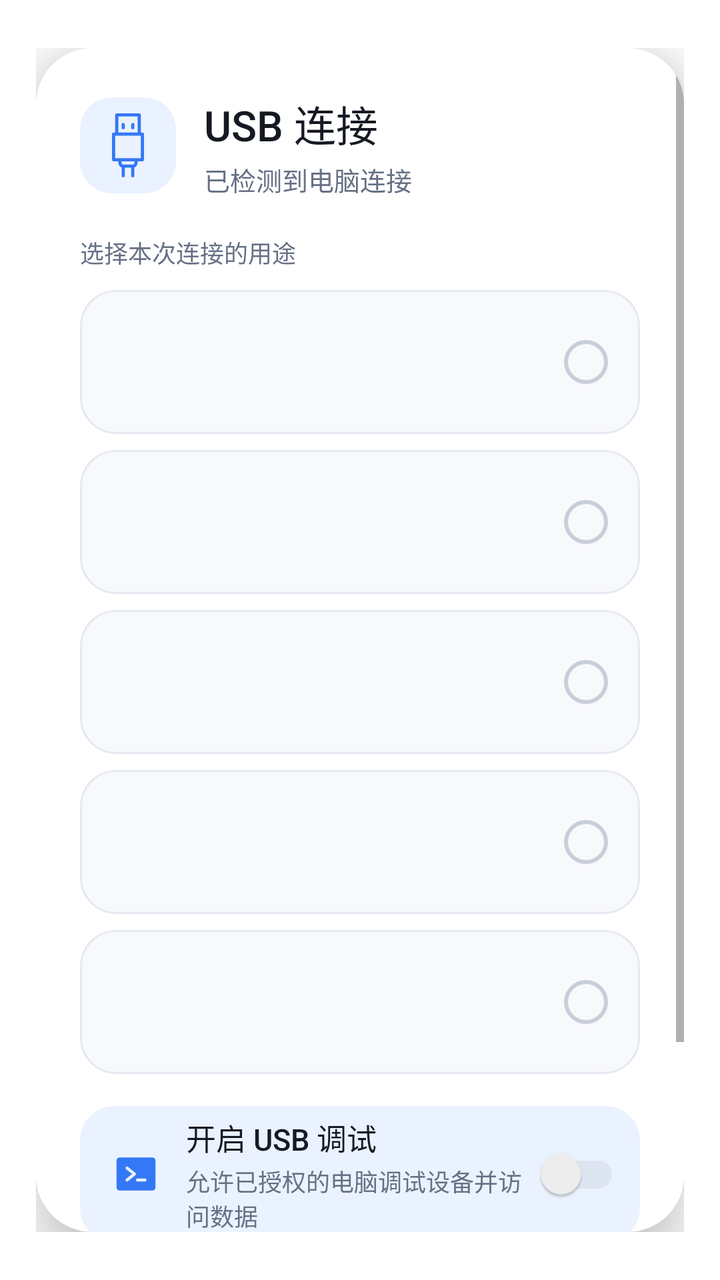
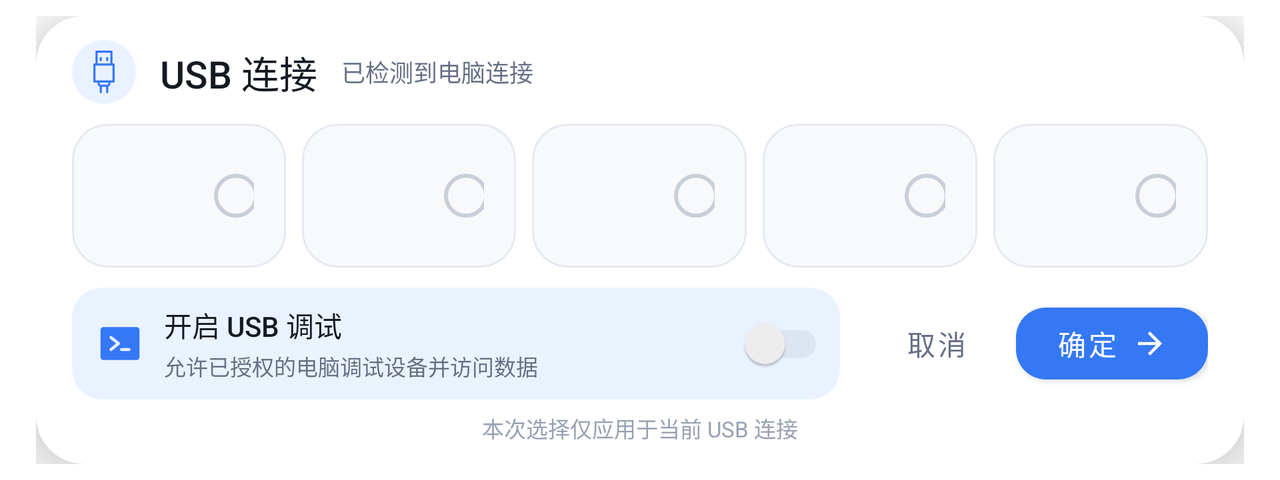

First picture: res/layout/ on a phone held upright. Second picture: the repository's own variant of that layout, on a device whose configuration matches the variant's folder. Source for both follows.
<!-- AndroidManifest.xml: activity theme Theme.USBManager.Dialog -->
<!-- res/layout/activity_usb_chooser.xml -->
<?xml version="1.0" encoding="utf-8"?>
<FrameLayout xmlns:android="http://schemas.android.com/apk/res/android"
    xmlns:app="http://schemas.android.com/apk/res-auto"
    android:layout_width="match_parent"
    android:layout_height="wrap_content"
    android:paddingStart="18dp"
    android:paddingTop="24dp"
    android:paddingEnd="18dp"
    android:paddingBottom="24dp">

    <com.google.android.material.card.MaterialCardView
        android:id="@+id/chooser_card"
        android:layout_width="match_parent"
        android:layout_height="wrap_content"
        android:layout_gravity="center"
        app:cardBackgroundColor="@color/usb_surface"
        app:cardCornerRadius="28dp"
        app:cardElevation="18dp"
        app:strokeWidth="0dp">

        <ScrollView
            android:layout_width="match_parent"
            android:layout_height="wrap_content"
            android:fillViewport="true"
            android:overScrollMode="never">

            <LinearLayout
                android:layout_width="match_parent"
                android:layout_height="wrap_content"
                android:orientation="vertical"
                android:paddingStart="22dp"
                android:paddingTop="22dp"
                android:paddingEnd="22dp"
                android:paddingBottom="18dp">

                <LinearLayout
                    android:layout_width="match_parent"
                    android:layout_height="wrap_content"
                    android:gravity="center_vertical"
                    android:orientation="horizontal">

                    <ImageView
                        android:layout_width="48dp"
                        android:layout_height="48dp"
                        android:background="@drawable/bg_usb_header_icon"
                        android:contentDescription="@null"
                        android:src="@drawable/ic_usb_connection"
                        app:tint="?attr/appAccent" />

                    <LinearLayout
                        android:layout_width="0dp"
                        android:layout_height="wrap_content"
                        android:layout_marginStart="14dp"
                        android:layout_weight="1"
                        android:orientation="vertical">
                        <TextView
                            android:id="@+id/chooser_heading"
                            android:layout_width="wrap_content"
                            android:layout_height="wrap_content"
                            android:fontFamily="sans-serif-medium"
                            android:text="@string/chooser_title"
                            android:textColor="@color/usb_text_primary"
                            android:textSize="21sp" />
                        <TextView
                            android:id="@+id/chooser_subtitle"
                            android:layout_width="wrap_content"
                            android:layout_height="wrap_content"
                            android:layout_marginTop="3dp"
                            android:text="@string/chooser_connection_subtitle"
                            android:textColor="@color/usb_text_secondary"
                            android:textSize="13sp" />
                    </LinearLayout>
                </LinearLayout>

                <TextView
                    android:layout_width="match_parent"
                    android:layout_height="wrap_content"
                    android:layout_marginTop="18dp"
                    android:layout_marginBottom="10dp"
                    android:fontFamily="sans-serif-medium"
                    android:text="@string/chooser_mode_section"
                    android:textColor="@color/usb_text_secondary"
                    android:textSize="12sp" />

                <include android:id="@+id/option_charging" layout="@layout/view_usb_mode_option" />
                <include android:id="@+id/option_mtp" layout="@layout/view_usb_mode_option" android:layout_width="match_parent" android:layout_height="wrap_content" android:layout_marginTop="8dp" />
                <include android:id="@+id/option_ptp" layout="@layout/view_usb_mode_option" android:layout_width="match_parent" android:layout_height="wrap_content" android:layout_marginTop="8dp" />
                <include android:id="@+id/option_rndis" layout="@layout/view_usb_mode_option" android:layout_width="match_parent" android:layout_height="wrap_content" android:layout_marginTop="8dp" />
                <include android:id="@+id/option_midi" layout="@layout/view_usb_mode_option" android:layout_width="match_parent" android:layout_height="wrap_content" android:layout_marginTop="8dp" />

                <com.google.android.material.card.MaterialCardView
                    android:id="@+id/adb_option"
                    android:layout_width="match_parent"
                    android:layout_height="wrap_content"
                    android:layout_marginTop="16dp"
                    android:clickable="true"
                    android:focusable="true"
                    android:foreground="?attr/selectableItemBackground"
                    app:cardBackgroundColor="?attr/appAccentSoft"
                    app:cardCornerRadius="17dp"
                    app:cardElevation="0dp">
                    <LinearLayout
                        android:layout_width="match_parent"
                        android:layout_height="wrap_content"
                        android:gravity="center_vertical"
                        android:minHeight="68dp"
                        android:orientation="horizontal"
                        android:paddingStart="16dp"
                        android:paddingEnd="10dp">
                        <ImageView android:layout_width="24dp" android:layout_height="24dp" android:contentDescription="@null" android:src="@drawable/ic_terminal" app:tint="?attr/appAccent" />
                        <LinearLayout android:layout_width="0dp" android:layout_height="wrap_content" android:layout_marginStart="13dp" android:layout_weight="1" android:orientation="vertical">
                            <TextView android:layout_width="wrap_content" android:layout_height="wrap_content" android:fontFamily="sans-serif-medium" android:text="@string/chooser_adb" android:textColor="@color/usb_text_primary" android:textSize="15sp" />
                            <TextView android:layout_width="wrap_content" android:layout_height="wrap_content" android:layout_marginTop="2dp" android:text="@string/chooser_adb_description" android:textColor="@color/usb_text_secondary" android:textSize="12sp" />
                        </LinearLayout>
                        <com.google.android.material.switchmaterial.SwitchMaterial
                            android:id="@+id/adb_switch"
                            android:layout_width="wrap_content"
                            android:layout_height="wrap_content"
                            android:clickable="false"
                            android:focusable="false"
                            app:thumbTint="@color/switch_thumb_tint"
                            app:trackTint="@color/switch_track_tint"
                            app:useMaterialThemeColors="false" />
                    </LinearLayout>
                </com.google.android.material.card.MaterialCardView>

                <TextView
                    android:id="@+id/chooser_footer_hint"
                    android:layout_width="match_parent"
                    android:layout_height="wrap_content"
                    android:layout_marginTop="12dp"
                    android:gravity="center"
                    android:text="@string/chooser_one_time_hint"
                    android:textColor="@color/usb_text_tertiary"
                    android:textSize="11sp" />

                <LinearLayout
                    android:layout_width="match_parent"
                    android:layout_height="wrap_content"
                    android:layout_marginTop="14dp"
                    android:gravity="end"
                    android:orientation="horizontal">
                    <com.google.android.material.button.MaterialButton
                        android:id="@+id/cancel_button"
                        style="@style/Widget.MaterialComponents.Button.TextButton"
                        android:layout_width="wrap_content"
                        android:layout_height="48dp"
                        android:minWidth="82dp"
                        android:text="@string/chooser_cancel"
                        android:textAllCaps="false"
                        android:textColor="@color/usb_text_secondary" />
                    <com.google.android.material.button.MaterialButton
                        android:id="@+id/confirm_button"
                        android:layout_width="wrap_content"
                        android:layout_height="48dp"
                        android:layout_marginStart="8dp"
                        android:minWidth="112dp"
                        android:text="@string/chooser_confirm"
                        android:textAllCaps="false"
                        android:textColor="?attr/appOnAccent"
                        app:backgroundTint="@color/primary_button_tint"
                        app:cornerRadius="15dp"
                        app:icon="@drawable/ic_arrow_forward"
                        app:iconGravity="textEnd"
                        app:iconPadding="7dp"
                        app:iconTint="?attr/appOnAccent" />
                </LinearLayout>
            </LinearLayout>
        </ScrollView>
    </com.google.android.material.card.MaterialCardView>
</FrameLayout>
<!-- res/layout/view_usb_mode_option.xml (included above) -->
<?xml version="1.0" encoding="utf-8"?>
<com.google.android.material.card.MaterialCardView xmlns:android="http://schemas.android.com/apk/res/android"
    xmlns:app="http://schemas.android.com/apk/res-auto"
    android:layout_width="match_parent"
    android:layout_height="wrap_content"
    android:clickable="true"
    android:focusable="true"
    android:foreground="?attr/selectableItemBackground"
    app:cardBackgroundColor="@color/usb_option_normal"
    app:cardCornerRadius="18dp"
    app:cardElevation="0dp"
    app:strokeColor="@color/usb_option_border"
    app:strokeWidth="1dp">

    <LinearLayout
        android:layout_width="match_parent"
        android:layout_height="wrap_content"
        android:gravity="center_vertical"
        android:minHeight="72dp"
        android:orientation="horizontal"
        android:paddingStart="16dp"
        android:paddingTop="10dp"
        android:paddingEnd="16dp"
        android:paddingBottom="10dp">

        <ImageView
            android:id="@+id/mode_icon"
            android:layout_width="28dp"
            android:layout_height="28dp"
            android:contentDescription="@null"
            app:tint="@color/usb_icon_inactive" />

        <LinearLayout
            android:layout_width="0dp"
            android:layout_height="wrap_content"
            android:layout_marginStart="15dp"
            android:layout_weight="1"
            android:orientation="vertical">

            <TextView
                android:id="@+id/mode_title"
                android:layout_width="wrap_content"
                android:layout_height="wrap_content"
                android:fontFamily="sans-serif-medium"
                android:textColor="@color/usb_text_primary"
                android:textSize="16sp" />

            <TextView
                android:id="@+id/mode_subtitle"
                android:layout_width="wrap_content"
                android:layout_height="wrap_content"
                android:layout_marginTop="3dp"
                android:textColor="@color/usb_text_secondary"
                android:textSize="12sp" />
        </LinearLayout>

        <View
            android:id="@+id/mode_indicator"
            android:layout_width="22dp"
            android:layout_height="22dp"
            android:layout_marginStart="12dp"
            android:background="@drawable/bg_mode_indicator" />
    </LinearLayout>
</com.google.android.material.card.MaterialCardView>
<!-- resources referenced by this layout -->
<resources>
  <color name="usb_icon_inactive">#FF7B8495</color>
  <color name="usb_option_border">#FFE5E9F0</color>
  <color name="usb_option_normal">#FFF8F9FB</color>
  <color name="usb_surface">#FFFFFFFF</color>
  <color name="usb_text_primary">#FF151922</color>
  <color name="usb_text_secondary">#FF667085</color>
  <color name="usb_text_tertiary">#FF98A2B3</color>
  <!-- drawable bg_mode_indicator (drawable) -->
  <selector xmlns:android="http://schemas.android.com/apk/res/android">
      <item android:state_selected="true" android:drawable="@drawable/bg_mode_indicator_selected" />
      <item android:drawable="@drawable/bg_mode_indicator_normal" />
  </selector>
  <!-- drawable bg_usb_header_icon (drawable) -->
  <shape xmlns:android="http://schemas.android.com/apk/res/android" android:shape="rectangle">
      <solid android:color="?attr/appAccentSoft" />
      <corners android:radius="16dp" />
  </shape>
  <!-- drawable ic_arrow_forward (drawable) -->
  <vector xmlns:android="http://schemas.android.com/apk/res/android"
      android:width="18dp" android:height="18dp" android:viewportWidth="24" android:viewportHeight="24">
      <path android:fillColor="#FFFFFFFF" android:pathData="M12,4l-1.41,1.41L16.17,11H4v2h12.17l-5.58,5.59L12,20l8,-8z" />
  </vector>
  <string name="chooser_adb">开启 USB 调试</string>
  <string name="chooser_adb_description">允许已授权的电脑调试设备并访问数据</string>
  <string name="chooser_cancel">取消</string>
  <string name="chooser_confirm">确定</string>
  <string name="chooser_connection_subtitle">已检测到电脑连接</string>
  <string name="chooser_mode_section">选择本次连接的用途</string>
  <string name="chooser_one_time_hint">本次选择仅应用于当前 USB 连接</string>
  <string name="chooser_title">USB 连接</string>
  <!-- drawable bg_mode_indicator_selected (drawable) -->
  <layer-list xmlns:android="http://schemas.android.com/apk/res/android">
      <item><shape android:shape="oval"><solid android:color="?attr/appAccent" /></shape></item>
      <item android:left="7dp" android:top="7dp" android:right="7dp" android:bottom="7dp">
          <shape android:shape="oval"><solid android:color="@color/usb_surface" /></shape>
      </item>
  </layer-list>
  <!-- drawable bg_mode_indicator_normal (drawable) -->
  <shape xmlns:android="http://schemas.android.com/apk/res/android" android:shape="oval">
      <solid android:color="@android:color/transparent" />
      <stroke android:width="2dp" android:color="@color/usb_indicator_inactive" />
  </shape>
  <color name="black">#000000</color>
  <string name="usb_icon_path" translatable="false" formatted="false">M15,17v.5c0,.653,-.417,1.209,-1,1.415V21.5c0,.276,-.224,.5,-.5,.5c-.276,0,-.5,-.224,-.5,-.5V19H11v2.5c0,.276,-.224,.5,-.5,.5c-.276,0,-.5,-.224,-.5,-.5V18.915C9.417,18.709,9,18.153,9,17.5V17H7.5C7.224,17,7,16.776,7,16.5v-8C7,8.224,7.224,8,7.5,8H8V2.5C8,2.224,8.224,2,8.5,2h7c.276,0,.5,.224,.5,.5V8h.5c.276,0,.5,.224,.5,.5v8c0,.276,-.224,.5,-.5,.5H15ZM14,17H10v.5c0,.244,.175,.447,.406,.491c.03,-.006,.062,-.009,.094,-.009c.046,0,.091,.006,.133,.018h2.734c.042,-.012,.087,-.018,.133,-.018c.032,0,.064,.003,.094,.009C13.825,17.947,14,17.744,14,17.5V17ZM9,8h6V3H9V8ZM11,6.5c0,.276,-.224,.5,-.5,.5C10.224,7,10,6.776,10,6.5v-1c0,-.276,.224,-.5,.5,-.5c.276,0,.5,.224,.5,.5v1ZM14,6.5c0,.276,-.224,.5,-.5,.5C13.224,7,13,6.776,13,6.5v-1c0,-.276,.224,-.5,.5,-.5c.276,0,.5,.224,.5,.5v1ZM8,9v7h8V9H8Z</string>
  <color name="usb_accent">#FF3478F6</color>
  <color name="usb_accent_pressed">#FF245FC7</color>
  <color name="on_usb_accent">#FFFFFFFF</color>
  <color name="usb_accent_soft">#FFEAF2FF</color>
  <color name="on_accent_soft">#FF1859B7</color>
  <color name="bg_card">#FFFFFFFF</color>
  <color name="text_primary">#FF18191C</color>
  <color name="bg_page">#FFF6F7F8</color>
  <color name="control_ripple">#203478F6</color>
  <color name="usb_indicator_inactive">#FFC8CFDA</color>
  <!-- some entries are left out for length -->
</resources>
<!-- res/layout-land/activity_usb_chooser.xml (the repository's variant of the layout above) -->
<!-- drawn on the phone turned sideways -->
<?xml version="1.0" encoding="utf-8"?>
<FrameLayout xmlns:android="http://schemas.android.com/apk/res/android"
    xmlns:app="http://schemas.android.com/apk/res-auto"
    android:layout_width="match_parent"
    android:layout_height="wrap_content"
    android:paddingStart="18dp"
    android:paddingTop="8dp"
    android:paddingEnd="18dp"
    android:paddingBottom="8dp">

    <com.google.android.material.card.MaterialCardView
        android:id="@+id/chooser_card"
        android:layout_width="match_parent"
        android:layout_height="wrap_content"
        android:layout_gravity="center"
        app:cardBackgroundColor="@color/usb_surface"
        app:cardCornerRadius="24dp"
        app:cardElevation="18dp"
        app:strokeWidth="0dp">

        <ScrollView
            android:layout_width="match_parent"
            android:layout_height="wrap_content"
            android:fillViewport="true"
            android:overScrollMode="never">

            <LinearLayout
                android:layout_width="match_parent"
                android:layout_height="wrap_content"
                android:orientation="vertical"
                android:paddingStart="18dp"
                android:paddingTop="12dp"
                android:paddingEnd="18dp"
                android:paddingBottom="10dp">

                <LinearLayout
                    android:layout_width="match_parent"
                    android:layout_height="wrap_content"
                    android:gravity="center_vertical"
                    android:orientation="horizontal">

                    <ImageView
                        android:layout_width="32dp"
                        android:layout_height="32dp"
                        android:background="@drawable/bg_usb_header_icon"
                        android:contentDescription="@null"
                        android:src="@drawable/ic_usb_connection"
                        app:tint="?attr/appAccent" />

                    <TextView
                        android:id="@+id/chooser_heading"
                        android:layout_width="wrap_content"
                        android:layout_height="wrap_content"
                        android:layout_marginStart="12dp"
                        android:fontFamily="sans-serif-medium"
                        android:text="@string/chooser_title"
                        android:textColor="@color/usb_text_primary"
                        android:textSize="19sp" />

                    <TextView
                        android:id="@+id/chooser_subtitle"
                        android:layout_width="0dp"
                        android:layout_height="wrap_content"
                        android:layout_marginStart="12dp"
                        android:layout_weight="1"
                        android:text="@string/chooser_connection_subtitle"
                        android:textColor="@color/usb_text_secondary"
                        android:textSize="12sp" />
                </LinearLayout>

                <LinearLayout
                    android:layout_width="match_parent"
                    android:layout_height="wrap_content"
                    android:layout_marginTop="10dp"
                    android:baselineAligned="false"
                    android:orientation="horizontal">

                    <include
                        android:id="@+id/option_charging"
                        layout="@layout/view_usb_mode_option"
                        android:layout_width="0dp"
                        android:layout_height="match_parent"
                        android:layout_weight="1" />
                    <include
                        android:id="@+id/option_mtp"
                        layout="@layout/view_usb_mode_option"
                        android:layout_width="0dp"
                        android:layout_height="match_parent"
                        android:layout_marginStart="8dp"
                        android:layout_weight="1" />
                    <include
                        android:id="@+id/option_ptp"
                        layout="@layout/view_usb_mode_option"
                        android:layout_width="0dp"
                        android:layout_height="match_parent"
                        android:layout_marginStart="8dp"
                        android:layout_weight="1" />
                    <include
                        android:id="@+id/option_rndis"
                        layout="@layout/view_usb_mode_option"
                        android:layout_width="0dp"
                        android:layout_height="match_parent"
                        android:layout_marginStart="8dp"
                        android:layout_weight="1" />
                    <include
                        android:id="@+id/option_midi"
                        layout="@layout/view_usb_mode_option"
                        android:layout_width="0dp"
                        android:layout_height="match_parent"
                        android:layout_marginStart="8dp"
                        android:layout_weight="1" />
                </LinearLayout>

                <LinearLayout
                    android:layout_width="match_parent"
                    android:layout_height="wrap_content"
                    android:layout_marginTop="10dp"
                    android:gravity="center_vertical"
                    android:orientation="horizontal">

                    <com.google.android.material.card.MaterialCardView
                        android:id="@+id/adb_option"
                        android:layout_width="0dp"
                        android:layout_height="wrap_content"
                        android:layout_weight="1"
                        android:clickable="true"
                        android:focusable="true"
                        android:foreground="?attr/selectableItemBackground"
                        app:cardBackgroundColor="?attr/appAccentSoft"
                        app:cardCornerRadius="15dp"
                        app:cardElevation="0dp">

                        <LinearLayout
                            android:layout_width="match_parent"
                            android:layout_height="wrap_content"
                            android:gravity="center_vertical"
                            android:minHeight="56dp"
                            android:orientation="horizontal"
                            android:paddingStart="12dp"
                            android:paddingEnd="8dp">

                            <ImageView
                                android:layout_width="24dp"
                                android:layout_height="24dp"
                                android:contentDescription="@null"
                                android:src="@drawable/ic_terminal"
                                app:tint="?attr/appAccent" />

                            <LinearLayout
                                android:layout_width="0dp"
                                android:layout_height="wrap_content"
                                android:layout_marginStart="10dp"
                                android:layout_weight="1"
                                android:orientation="vertical">

                                <TextView
                                    android:layout_width="wrap_content"
                                    android:layout_height="wrap_content"
                                    android:fontFamily="sans-serif-medium"
                                    android:text="@string/chooser_adb"
                                    android:textColor="@color/usb_text_primary"
                                    android:textSize="14sp" />

                                <TextView
                                    android:layout_width="wrap_content"
                                    android:layout_height="wrap_content"
                                    android:layout_marginTop="2dp"
                                    android:text="@string/chooser_adb_description"
                                    android:textColor="@color/usb_text_secondary"
                                    android:textSize="11sp" />
                            </LinearLayout>

                            <com.google.android.material.switchmaterial.SwitchMaterial
                                android:id="@+id/adb_switch"
                                android:layout_width="wrap_content"
                                android:layout_height="wrap_content"
                                android:clickable="false"
                                android:focusable="false"
                                app:thumbTint="@color/switch_thumb_tint"
                                app:trackTint="@color/switch_track_tint"
                                app:useMaterialThemeColors="false" />
                        </LinearLayout>
                    </com.google.android.material.card.MaterialCardView>

                    <com.google.android.material.button.MaterialButton
                        android:id="@+id/cancel_button"
                        style="@style/Widget.MaterialComponents.Button.TextButton"
                        android:layout_width="wrap_content"
                        android:layout_height="48dp"
                        android:layout_marginStart="12dp"
                        android:minWidth="72dp"
                        android:text="@string/chooser_cancel"
                        android:textAllCaps="false"
                        android:textColor="@color/usb_text_secondary" />

                    <com.google.android.material.button.MaterialButton
                        android:id="@+id/confirm_button"
                        android:layout_width="wrap_content"
                        android:layout_height="48dp"
                        android:layout_marginStart="4dp"
                        android:minWidth="96dp"
                        android:text="@string/chooser_confirm"
                        android:textAllCaps="false"
                        android:textColor="?attr/appOnAccent"
                        app:backgroundTint="@color/primary_button_tint"
                        app:cornerRadius="15dp"
                        app:icon="@drawable/ic_arrow_forward"
                        app:iconGravity="textEnd"
                        app:iconPadding="7dp"
                        app:iconTint="?attr/appOnAccent" />
                </LinearLayout>

                <TextView
                    android:id="@+id/chooser_footer_hint"
                    android:layout_width="match_parent"
                    android:layout_height="wrap_content"
                    android:layout_marginTop="6dp"
                    android:gravity="center"
                    android:text="@string/chooser_one_time_hint"
                    android:textColor="@color/usb_text_tertiary"
                    android:textSize="11sp" />
            </LinearLayout>
        </ScrollView>
    </com.google.android.material.card.MaterialCardView>
</FrameLayout>
<!-- resources referenced by the variant -->
<!-- as the phone turned sideways resolves them -->
<resources>
  <color name="usb_icon_inactive">#FF7B8495</color>
  <color name="usb_option_border">#FFE5E9F0</color>
  <color name="usb_option_normal">#FFF8F9FB</color>
  <color name="usb_surface">#FFFFFFFF</color>
  <color name="usb_text_primary">#FF151922</color>
  <color name="usb_text_secondary">#FF667085</color>
  <color name="usb_text_tertiary">#FF98A2B3</color>
  <!-- drawable bg_mode_indicator (drawable) -->
  <selector xmlns:android="http://schemas.android.com/apk/res/android">
      <item android:state_selected="true" android:drawable="@drawable/bg_mode_indicator_selected" />
      <item android:drawable="@drawable/bg_mode_indicator_normal" />
  </selector>
  <!-- drawable bg_usb_header_icon (drawable) -->
  <shape xmlns:android="http://schemas.android.com/apk/res/android" android:shape="rectangle">
      <solid android:color="?attr/appAccentSoft" />
      <corners android:radius="16dp" />
  </shape>
  <!-- drawable ic_arrow_forward (drawable) -->
  <vector xmlns:android="http://schemas.android.com/apk/res/android"
      android:width="18dp" android:height="18dp" android:viewportWidth="24" android:viewportHeight="24">
      <path android:fillColor="#FFFFFFFF" android:pathData="M12,4l-1.41,1.41L16.17,11H4v2h12.17l-5.58,5.59L12,20l8,-8z" />
  </vector>
  <string name="chooser_adb">开启 USB 调试</string>
  <string name="chooser_adb_description">允许已授权的电脑调试设备并访问数据</string>
  <string name="chooser_cancel">取消</string>
  <string name="chooser_confirm">确定</string>
  <string name="chooser_connection_subtitle">已检测到电脑连接</string>
  <string name="chooser_one_time_hint">本次选择仅应用于当前 USB 连接</string>
  <string name="chooser_title">USB 连接</string>
  <!-- drawable bg_mode_indicator_selected (drawable) -->
  <layer-list xmlns:android="http://schemas.android.com/apk/res/android">
      <item><shape android:shape="oval"><solid android:color="?attr/appAccent" /></shape></item>
      <item android:left="7dp" android:top="7dp" android:right="7dp" android:bottom="7dp">
          <shape android:shape="oval"><solid android:color="@color/usb_surface" /></shape>
      </item>
  </layer-list>
  <!-- drawable bg_mode_indicator_normal (drawable) -->
  <shape xmlns:android="http://schemas.android.com/apk/res/android" android:shape="oval">
      <solid android:color="@android:color/transparent" />
      <stroke android:width="2dp" android:color="@color/usb_indicator_inactive" />
  </shape>
  <color name="black">#000000</color>
  <string name="usb_icon_path" translatable="false" formatted="false">M15,17v.5c0,.653,-.417,1.209,-1,1.415V21.5c0,.276,-.224,.5,-.5,.5c-.276,0,-.5,-.224,-.5,-.5V19H11v2.5c0,.276,-.224,.5,-.5,.5c-.276,0,-.5,-.224,-.5,-.5V18.915C9.417,18.709,9,18.153,9,17.5V17H7.5C7.224,17,7,16.776,7,16.5v-8C7,8.224,7.224,8,7.5,8H8V2.5C8,2.224,8.224,2,8.5,2h7c.276,0,.5,.224,.5,.5V8h.5c.276,0,.5,.224,.5,.5v8c0,.276,-.224,.5,-.5,.5H15ZM14,17H10v.5c0,.244,.175,.447,.406,.491c.03,-.006,.062,-.009,.094,-.009c.046,0,.091,.006,.133,.018h2.734c.042,-.012,.087,-.018,.133,-.018c.032,0,.064,.003,.094,.009C13.825,17.947,14,17.744,14,17.5V17ZM9,8h6V3H9V8ZM11,6.5c0,.276,-.224,.5,-.5,.5C10.224,7,10,6.776,10,6.5v-1c0,-.276,.224,-.5,.5,-.5c.276,0,.5,.224,.5,.5v1ZM14,6.5c0,.276,-.224,.5,-.5,.5C13.224,7,13,6.776,13,6.5v-1c0,-.276,.224,-.5,.5,-.5c.276,0,.5,.224,.5,.5v1ZM8,9v7h8V9H8Z</string>
  <color name="usb_accent">#FF3478F6</color>
  <color name="usb_accent_pressed">#FF245FC7</color>
  <color name="on_usb_accent">#FFFFFFFF</color>
  <color name="usb_accent_soft">#FFEAF2FF</color>
  <color name="on_accent_soft">#FF1859B7</color>
  <color name="bg_card">#FFFFFFFF</color>
  <color name="text_primary">#FF18191C</color>
  <color name="bg_page">#FFF6F7F8</color>
  <color name="control_ripple">#203478F6</color>
  <color name="usb_indicator_inactive">#FFC8CFDA</color>
  <!-- some entries are left out for length -->
</resources>
